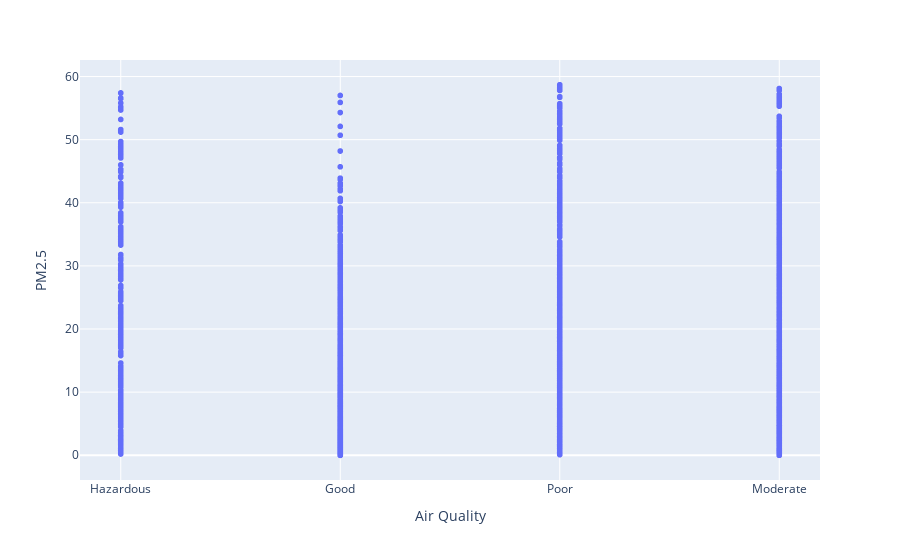

Notebook code for this chart:
### Markdown cell above
### PM2.5

### Code cell
fig = px.scatter(air_train, x="Air Quality", y="PM2.5")
fig.show()

### Figure 1 — Plotly figure (JSON) as saved in the notebook; plotly's stock layout.template omitted (floating-point values rounded to 4 significant figures; data arrays with more than 128 entries replaced by an {"elided": "..."} marker saying what was removed)
{"data": [{"hovertemplate": "Air Quality=%{x}<br>PM2.5=%{y}<extra></extra>", "legendgroup": "", "marker": {"color": "#636efa", "symbol": "circle"}, "mode": "markers", "name": "", "showlegend": false, "type": "scattergl", "x": {"elided": "3694 str values"}, "xaxis": "x", "y": {"elided": "3694 float values"}, "yaxis": "y"}], "layout": {"legend": {"tracegroupgap": 0}, "margin": {"t": 60}, "xaxis": {"anchor": "y", "domain": [0, 1], "title": {"text": "Air Quality"}}, "yaxis": {"anchor": "x", "domain": [0, 1], "title": {"text": "PM2.5"}}}}
